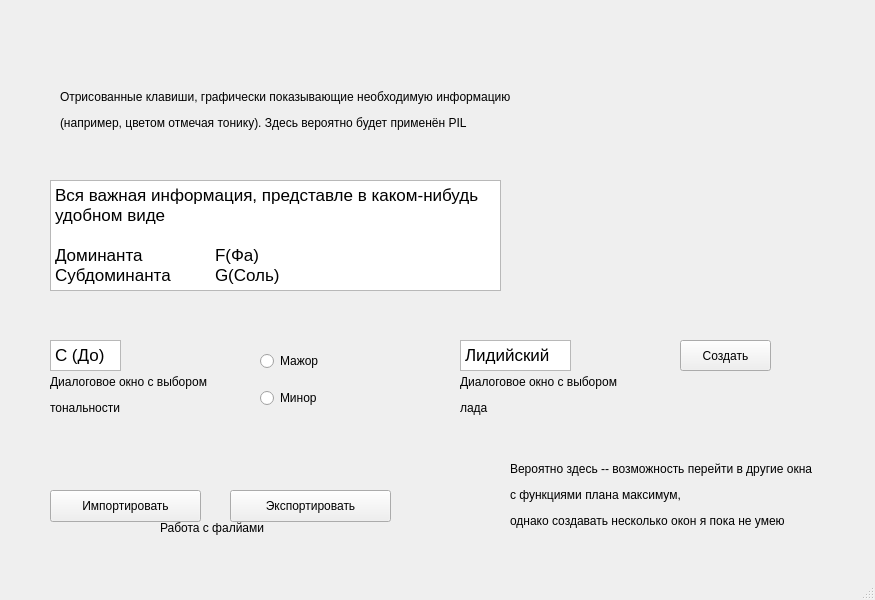
<?xml version="1.0" encoding="UTF-8"?>
<ui version="4.0">
 <class>MainWindow</class>
 <widget class="QMainWindow" name="MainWindow">
  <property name="geometry">
   <rect>
    <x>0</x>
    <y>0</y>
    <width>875</width>
    <height>600</height>
   </rect>
  </property>
  <property name="windowTitle">
   <string>MainWindow</string>
  </property>
  <widget class="QWidget" name="centralwidget">
   <widget class="QLabel" name="label">
    <property name="geometry">
     <rect>
      <x>60</x>
      <y>40</y>
      <width>521</width>
      <height>141</height>
     </rect>
    </property>
    <property name="text">
     <string>&lt;html&gt;&lt;head/&gt;&lt;body&gt;&lt;p&gt;Отрисованные клавиши, графически показывающие необходимую информацию &lt;/p&gt;&lt;p&gt;(например, цветом отмечая тонику). Здесь вероятно будет применён PIL&lt;/p&gt;&lt;/body&gt;&lt;/html&gt;</string>
    </property>
   </widget>
   <widget class="QWidget" name="verticalLayoutWidget">
    <property name="geometry">
     <rect>
      <x>260</x>
      <y>340</y>
      <width>160</width>
      <height>80</height>
     </rect>
    </property>
    <layout class="QVBoxLayout" name="verticalLayout">
     <item>
      <widget class="QRadioButton" name="radioButton">
       <property name="text">
        <string>Мажор</string>
       </property>
      </widget>
     </item>
     <item>
      <widget class="QRadioButton" name="radioButton_2">
       <property name="text">
        <string>Минор</string>
       </property>
      </widget>
     </item>
    </layout>
   </widget>
   <widget class="QLabel" name="label_2">
    <property name="geometry">
     <rect>
      <x>50</x>
      <y>370</y>
      <width>191</width>
      <height>51</height>
     </rect>
    </property>
    <property name="text">
     <string>&lt;html&gt;&lt;head/&gt;&lt;body&gt;&lt;p&gt;Диалоговое окно с выбором &lt;/p&gt;&lt;p&gt;тональности&lt;/p&gt;&lt;/body&gt;&lt;/html&gt;</string>
    </property>
   </widget>
   <widget class="QTextEdit" name="textEdit">
    <property name="geometry">
     <rect>
      <x>50</x>
      <y>340</y>
      <width>71</width>
      <height>31</height>
     </rect>
    </property>
    <property name="html">
     <string>&lt;!DOCTYPE HTML PUBLIC &quot;-//W3C//DTD HTML 4.0//EN&quot; &quot;http://www.w3.org/TR/REC-html40/strict.dtd&quot;&gt;
&lt;html&gt;&lt;head&gt;&lt;meta name=&quot;qrichtext&quot; content=&quot;1&quot; /&gt;&lt;style type=&quot;text/css&quot;&gt;
p, li { white-space: pre-wrap; }
&lt;/style&gt;&lt;/head&gt;&lt;body style=&quot; font-family:'.SF NS Text'; font-size:13pt; font-weight:400; font-style:normal;&quot;&gt;
&lt;p style=&quot; margin-top:0px; margin-bottom:0px; margin-left:0px; margin-right:0px; -qt-block-indent:0; text-indent:0px;&quot;&gt;C (До)&lt;/p&gt;&lt;/body&gt;&lt;/html&gt;</string>
    </property>
   </widget>
   <widget class="QLabel" name="label_3">
    <property name="geometry">
     <rect>
      <x>460</x>
      <y>360</y>
      <width>211</width>
      <height>71</height>
     </rect>
    </property>
    <property name="text">
     <string>&lt;html&gt;&lt;head/&gt;&lt;body&gt;&lt;p&gt;Диалоговое окно с выбором &lt;/p&gt;&lt;p&gt;лада&lt;/p&gt;&lt;/body&gt;&lt;/html&gt;</string>
    </property>
   </widget>
   <widget class="QTextEdit" name="textEdit_2">
    <property name="geometry">
     <rect>
      <x>460</x>
      <y>340</y>
      <width>111</width>
      <height>31</height>
     </rect>
    </property>
    <property name="html">
     <string>&lt;!DOCTYPE HTML PUBLIC &quot;-//W3C//DTD HTML 4.0//EN&quot; &quot;http://www.w3.org/TR/REC-html40/strict.dtd&quot;&gt;
&lt;html&gt;&lt;head&gt;&lt;meta name=&quot;qrichtext&quot; content=&quot;1&quot; /&gt;&lt;style type=&quot;text/css&quot;&gt;
p, li { white-space: pre-wrap; }
&lt;/style&gt;&lt;/head&gt;&lt;body style=&quot; font-family:'.SF NS Text'; font-size:13pt; font-weight:400; font-style:normal;&quot;&gt;
&lt;p style=&quot; margin-top:0px; margin-bottom:0px; margin-left:0px; margin-right:0px; -qt-block-indent:0; text-indent:0px;&quot;&gt;Лидийский&lt;/p&gt;&lt;/body&gt;&lt;/html&gt;</string>
    </property>
   </widget>
   <widget class="QPushButton" name="pushButton">
    <property name="geometry">
     <rect>
      <x>680</x>
      <y>340</y>
      <width>91</width>
      <height>31</height>
     </rect>
    </property>
    <property name="text">
     <string>Создать</string>
    </property>
   </widget>
   <widget class="QTextEdit" name="textEdit_3">
    <property name="geometry">
     <rect>
      <x>50</x>
      <y>180</y>
      <width>451</width>
      <height>111</height>
     </rect>
    </property>
    <property name="html">
     <string>&lt;!DOCTYPE HTML PUBLIC &quot;-//W3C//DTD HTML 4.0//EN&quot; &quot;http://www.w3.org/TR/REC-html40/strict.dtd&quot;&gt;
&lt;html&gt;&lt;head&gt;&lt;meta name=&quot;qrichtext&quot; content=&quot;1&quot; /&gt;&lt;style type=&quot;text/css&quot;&gt;
p, li { white-space: pre-wrap; }
&lt;/style&gt;&lt;/head&gt;&lt;body style=&quot; font-family:'.SF NS Text'; font-size:13pt; font-weight:400; font-style:normal;&quot;&gt;
&lt;p style=&quot; margin-top:0px; margin-bottom:0px; margin-left:0px; margin-right:0px; -qt-block-indent:0; text-indent:0px;&quot;&gt;Вся важная информация, представле в каком-нибудь удобном виде&lt;/p&gt;
&lt;p style=&quot;-qt-paragraph-type:empty; margin-top:0px; margin-bottom:0px; margin-left:0px; margin-right:0px; -qt-block-indent:0; text-indent:0px;&quot;&gt;&lt;br /&gt;&lt;/p&gt;
&lt;p style=&quot; margin-top:0px; margin-bottom:0px; margin-left:0px; margin-right:0px; -qt-block-indent:0; text-indent:0px;&quot;&gt;Доминанта      	F(Фа)&lt;/p&gt;
&lt;p style=&quot; margin-top:0px; margin-bottom:0px; margin-left:0px; margin-right:0px; -qt-block-indent:0; text-indent:0px;&quot;&gt;Субдоминанта 	G(Соль)&lt;/p&gt;&lt;/body&gt;&lt;/html&gt;</string>
    </property>
   </widget>
   <widget class="QPushButton" name="pushButton_2">
    <property name="geometry">
     <rect>
      <x>50</x>
      <y>490</y>
      <width>151</width>
      <height>32</height>
     </rect>
    </property>
    <property name="text">
     <string>Импортировать</string>
    </property>
   </widget>
   <widget class="QPushButton" name="pushButton_3">
    <property name="geometry">
     <rect>
      <x>230</x>
      <y>490</y>
      <width>161</width>
      <height>32</height>
     </rect>
    </property>
    <property name="text">
     <string>Экспортировать</string>
    </property>
   </widget>
   <widget class="QLabel" name="label_4">
    <property name="geometry">
     <rect>
      <x>510</x>
      <y>460</y>
      <width>361</width>
      <height>71</height>
     </rect>
    </property>
    <property name="text">
     <string>&lt;html&gt;&lt;head/&gt;&lt;body&gt;&lt;p&gt;Вероятно здесь -- возможность перейти в другие окна&lt;/p&gt;&lt;p&gt; с функциями плана максимум, &lt;/p&gt;&lt;p&gt;однако создавать несколько окон я пока не умею&lt;/p&gt;&lt;/body&gt;&lt;/html&gt;</string>
    </property>
   </widget>
   <widget class="QLabel" name="label_5">
    <property name="geometry">
     <rect>
      <x>160</x>
      <y>520</y>
      <width>131</width>
      <height>16</height>
     </rect>
    </property>
    <property name="text">
     <string>Работа с фалйами</string>
    </property>
   </widget>
   <zorder>label_2</zorder>
   <zorder>label</zorder>
   <zorder>verticalLayoutWidget</zorder>
   <zorder>textEdit</zorder>
   <zorder>label_3</zorder>
   <zorder>textEdit_2</zorder>
   <zorder>pushButton</zorder>
   <zorder>textEdit_3</zorder>
   <zorder>pushButton_2</zorder>
   <zorder>pushButton_3</zorder>
   <zorder>label_4</zorder>
   <zorder>label_5</zorder>
  </widget>
  <widget class="QMenuBar" name="menubar">
   <property name="geometry">
    <rect>
     <x>0</x>
     <y>0</y>
     <width>875</width>
     <height>22</height>
    </rect>
   </property>
  </widget>
  <widget class="QStatusBar" name="statusbar"/>
 </widget>
 <resources/>
 <connections/>
</ui>
